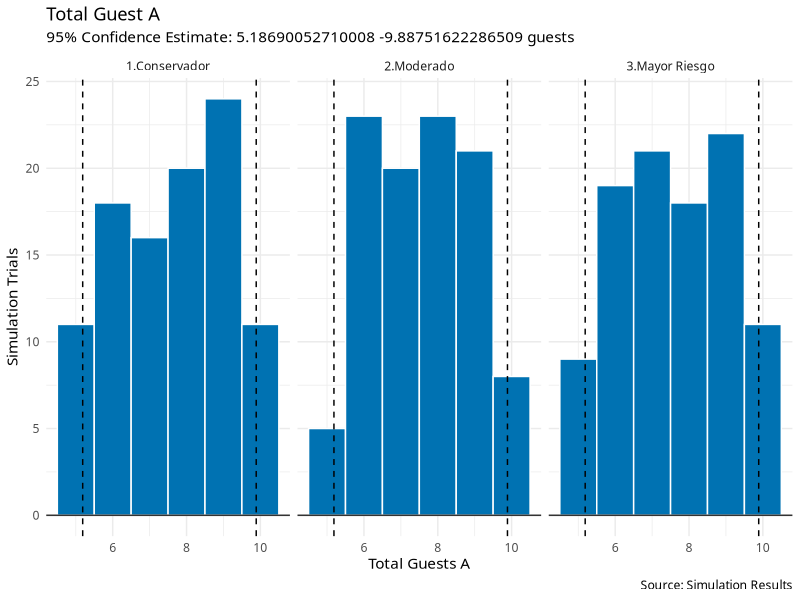
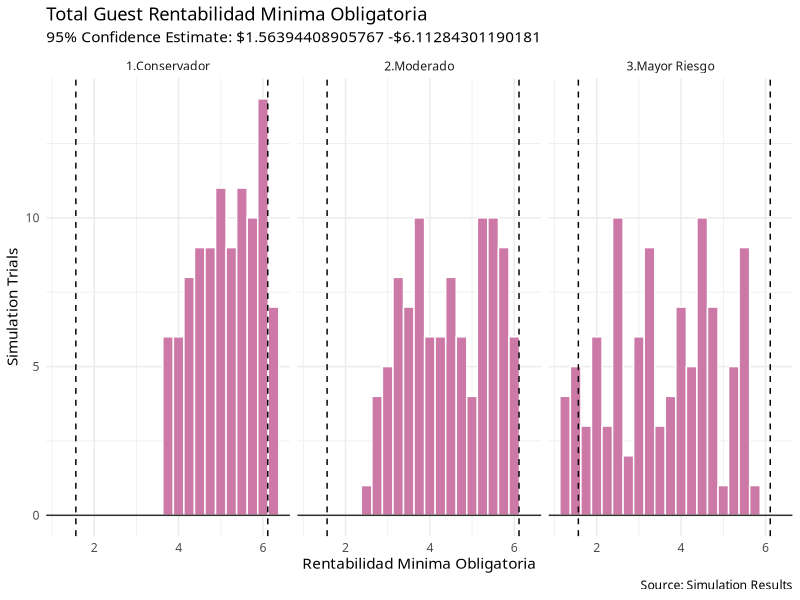
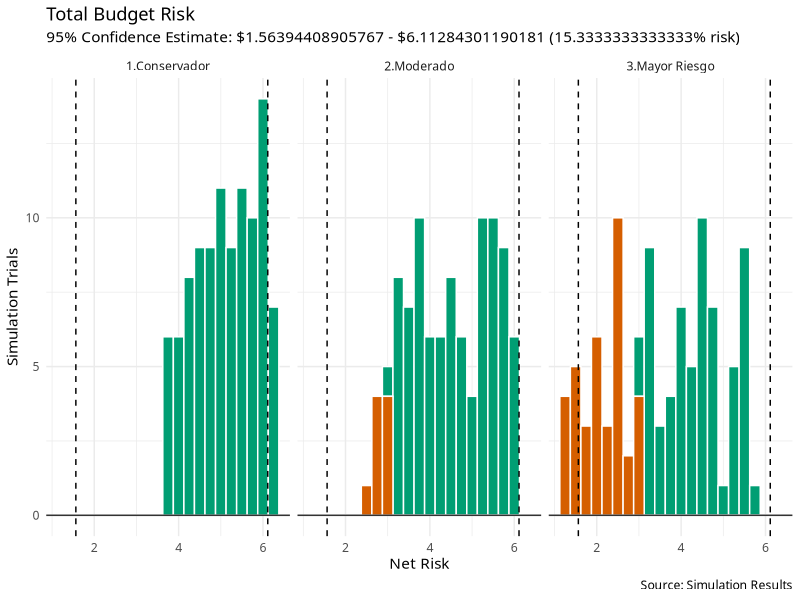

Recreate these plots in R, in order.
## ---- chunk 1
## @knitr setup

cat("\f")
rm(list = ls())

## ---- chunk 2
# customize output options 
knitr::opts_chunk$set(echo = TRUE, warning = FALSE, message = FALSE,
                      fig.width = 6, fig.asp = 0.618, out.width = "70%", 
                      fig.align = "center")

# libraries used in report
library(knitr)
library(kableExtra)
library(tidyverse)
library(glue)

# set theme for plots
theme_set(theme_minimal(base_family = "Avenir"))

# The palette with grey:
cbPalette <- c("#999999", "#E69F00", "#56B4E9", "#009E73", "#F0E442", 
               "#0072B2", "#D55E00", "#CC79A7")
## ---- chunk 3
# number of people invited

fondo <- c("SKANDIA","COLFONDOS","PORVENIR", "PROTECCION")

renta_1 <- c(6.37,6.11,6.11,5.89)
renta_2 <- c(8.45,8.44,8.12,7.61)
renta_3 <- c(8.26,7.34,5.99,5.77)


factor_Pond_1 <- c(0.098,0.242,0.330,0.330)
factor_Pond_2 <- c(0.103,0.330,0.237,0.330)
factor_Pond_3 <- c(0.169,0.171,0.330,0.330)



df_fondos_1 <- data.frame(fondo, factor_Pond_1,renta_1)
df_fondos_2 <- data.frame(fondo, factor_Pond_2,renta_2)
df_fondos_3 <- data.frame(fondo, factor_Pond_3,renta_3)


df_fondos_1 <- df_fondos_1 %>%
  mutate(prom_pond_1=factor_Pond_1*renta_1)
df_fondos_2 <- df_fondos_2 %>%
  mutate(prom_pond_2=factor_Pond_2*renta_2)
df_fondos_3 <- df_fondos_3 %>%
  mutate(prom_pond_3=factor_Pond_3*renta_3)

# number of people invited
A_1 <- df_fondos_1 %>%
  summarise(prom_pond_1=sum(prom_pond_1))
# number of people invited
A_1Z <- df_fondos_1 %>%
  summarise(prom_pond_1=sum(prom_pond_1))

A_2 <- df_fondos_2 %>%
  summarise(prom_pond_2=sum(prom_pond_2))
A_3 <- df_fondos_3 %>%
  summarise(prom_pond_3=sum(prom_pond_3))


# number of people invited
indice <- c("Ind Rent Variable Internacional MSCI ACWI",
            "Ind Rent Fija Internacional BARCLAYS Capital Global Agregate Bond",
            "Ind Agregado de Renta Variable Local-IARVL (COLCAP)",
            "Ind COLTES")
part_invertido_1 <- c(2298235463.76333,982817016.343087,1704779289.97705,16235150830.6536)
part_invertido_2 <- c(57028633920.6216,12568763186.6677,39471449781.4868,74340330935.1352)
part_invertido_3 <- c(2020736879.21706,155442161.076542,1418256481.21231,1147265796.74618)

renta_port_1 <- c(11.76,11.41,-8.31,7.92)
renta_port_2 <- c(14.08,8.96,-3.92,8.59)
renta_port_3 <- c(12.49,11.59,-3.43,9.09)

df_portafolio_1 <- data.frame(indice, part_invertido_1,renta_port_1)
df_portafolio_2 <- data.frame(indice, part_invertido_2,renta_port_2)
df_portafolio_3 <- data.frame(indice, part_invertido_3,renta_port_3)

tot_port_value_1 <- df_portafolio_1 %>%
  summarise(total_1=sum(part_invertido_1))
tot_port_value_2 <- df_portafolio_2 %>%
  summarise(total_2=sum(part_invertido_2))
tot_port_value_3 <- df_portafolio_3 %>%
  summarise(total_3=sum(part_invertido_3))

df_portafolio_1 <- df_portafolio_1 %>%
  mutate(p_tot_1=NA)
df_portafolio_2 <- df_portafolio_2 %>%
  mutate(p_tot_2=NA)
df_portafolio_3 <- df_portafolio_3 %>%
  mutate(p_tot_3=NA)

df_portafolio_1[is.na(df_portafolio_1)]<-tot_port_value_1
df_portafolio_2[is.na(df_portafolio_2)]<-tot_port_value_2
df_portafolio_3[is.na(df_portafolio_3)]<-tot_port_value_3

df_portafolio_1 <- data.frame(df_portafolio_1, tot_port_value_1)
df_portafolio_2 <- data.frame(df_portafolio_2, tot_port_value_2)
df_portafolio_3 <- data.frame(df_portafolio_3, tot_port_value_3)

df_portafolio_1<-df_portafolio_1 %>%
dplyr:: mutate(factor_Pond_1=part_invertido_1/total_1,
         prom_pond_1=factor_Pond_1*renta_port_1,
         mult0_1=prom_pond_1*0.3,
         mult1_1=prom_pond_1+mult0_1,
         mult2_1=prom_pond_1-mult0_1)

df_portafolio_2<-df_portafolio_2 %>%
dplyr:: mutate(factor_Pond_2=part_invertido_2/total_2,
         prom_pond_2=factor_Pond_2*renta_port_2,
         mult0_2=prom_pond_2*0.35,
         mult1_2=prom_pond_2+mult0_2,
         mult2_2=prom_pond_2-mult0_2)

df_portafolio_3<-df_portafolio_3 %>%
dplyr:: mutate(factor_Pond_3=part_invertido_3/total_3,
         prom_pond_3=factor_Pond_3*renta_port_3,
         mult0_3=prom_pond_3*0.4,
         mult1_3=prom_pond_3+mult0_3,
         mult2_3=prom_pond_3-mult0_3)

df_portafolio_1 <-dplyr:: mutate(df_portafolio_1,prom_pond2_1=ifelse(prom_pond_1<=0,mult1_1,mult2_1))
df_portafolio_2 <-dplyr:: mutate(df_portafolio_2,prom_pond2_2=ifelse(prom_pond_2<=0,mult1_2,mult2_2))
df_portafolio_3 <-dplyr:: mutate(df_portafolio_3,prom_pond2_3=ifelse(prom_pond_3<=0,mult1_3,mult2_3))
         
# number of people invited
B_1 <- df_portafolio_1 %>%
  summarise(prom_pond_1=sum(prom_pond_1))
B_1Z <- df_portafolio_1 %>%
  summarise(prom_pond_1=sum(prom_pond_1))


# number of people invited
B_2 <- df_portafolio_2 %>%
  summarise(prom_pond_2=sum(prom_pond_2))


# number of people invited
B_2Z <- df_portafolio_2 %>%
  summarise(prom_pond_2=sum(prom_pond_2))



# number of people invited
B_3 <- df_portafolio_3 %>%
  summarise(prom_pond_3=sum(prom_pond_3))
# number of people invited
B_3Z <- df_portafolio_3 %>%
  summarise(prom_pond_3=sum(prom_pond_3))



B2_1 <- df_portafolio_1 %>%
  summarise(prom_pond_1=sum(prom_pond2_1))

B2_1Z <- df_portafolio_1 %>%
  summarise(prom_pond_1=sum(prom_pond2_1))

B2_2 <- df_portafolio_2 %>%
  summarise(prom_pond_2=sum(prom_pond2_2))

B2_2Z <- df_portafolio_2 %>%
  summarise(prom_pond_2=sum(prom_pond2_2))


B2_3 <- df_portafolio_3 %>%
  summarise(prom_pond_3=sum(prom_pond2_3))

B2_3Z <- df_portafolio_3 %>%
  summarise(prom_pond_3=sum(prom_pond2_3))


# number of people invited
disminucion <- 0.3
disminucion_1Z <- 0.3
disminucion_2 <- 0.35
disminucion_2Z <- 0.35

disminucion_3 <- 0.4
disminucion_3Z <- 0.4

## ---- chunk 4
# function to calculate total cost
calculate_RENT_min_OBL_1 <- function(A_1, 
                                   B_1, B2_1,
                                   disminucion) {
  # calculate added guest cost
  rent_min_oblig1_1 <- ((A_1)*(1-disminucion)+((B_1)*disminucion))
  rent_min_oblig2_1 <- ((A_1-(A_1*0.3))*(1-disminucion))  +((B2_1)*disminucion)
  rent_min_oblig3_1 <- rent_min_oblig1_1-2

    # add to fixed cost
  rent_min_obl_tot_1 <- min(rent_min_oblig1_1,rent_min_oblig2_1,rent_min_oblig3_1)
  return(rent_min_obl_tot_1)
}
calculate_RENT_min_OBL_1Z <- function( B_1, B2_1,
                                   disminucion,A_1Z) {
  # calculate added guest cost
  rent_min_oblig1_1Z <- ((A_1Z)*(1-disminucion)+((B_1Z)*disminucion))
  rent_min_oblig2_1Z <- ((A_1Z-(A_1Z*0.3))*(1-disminucion))  +((B2_1Z)*disminucion)
  rent_min_oblig3_1Z <- rent_min_oblig1_1Z-2

    # add to fixed cost
  rent_min_obl_tot_1Z <- min(rent_min_oblig1_1Z,rent_min_oblig2_1Z,rent_min_oblig3_1Z)
  return(rent_min_obl_tot_1Z)
}
calculate_RENT_min_OBL_2 <- function(A_2, 
                                   B_2, B2_2,
                                   disminucion) {
  # calculate added guest cost
  rent_min_oblig1_2 <- ((A_2)*(1-0.2)+((B_2)*0.2))
  rent_min_oblig2_2 <- ((A_2-(A_2*0.35))*(1-0.2))  +((B2_2)*0.2)
  rent_min_oblig3_2 <- rent_min_oblig1_2-3

    # add to fixed cost
  rent_min_obl_tot_2 <- min(rent_min_oblig1_2,rent_min_oblig2_2,rent_min_oblig3_2)
  return(rent_min_obl_tot_2)
}
calculate_RENT_min_OBL_2Z <- function(B_2, B2_2,
                                   disminucion,A_1Z ) {
  # calculate added guest cost
  rent_min_oblig1_2Z <- ((A_1Z)*(1-0.2)+((B_2)*0.2))
  rent_min_oblig2_2Z <- ((A_1Z-(A_1Z*0.35))*(1-0.2))  +((B2_2)*0.2)
  rent_min_oblig3_2Z <- rent_min_oblig1_2Z-3

    # add to fixed cost
  rent_min_obl_tot_2Z <- min(rent_min_oblig1_2Z,rent_min_oblig2_2Z,rent_min_oblig3_2Z)
  return(rent_min_obl_tot_2Z)
}
calculate_RENT_min_OBL_3 <- function(A_3, 
                                   B_3, B2_3,
                                   disminucion) {
  # calculate added guest cost
  rent_min_oblig1_3 <- ((A_3)*(1-0.1)+((B_3)*0.1))
  rent_min_oblig2_3 <- ((A_3-(A_3*0.4))*(1-0.1))  +((B2_3)*0.1)
  rent_min_oblig3_3 <- rent_min_oblig1_3-4

    # add to fixed cost
  rent_min_obl_tot_3 <- min(rent_min_oblig1_3,rent_min_oblig2_3,rent_min_oblig3_3)
  return(rent_min_obl_tot_3)
}
calculate_RENT_min_OBL_3Z <- function(B_3, B2_3,
                                   disminucion,A_1Z) {
  # calculate added guest cost
  rent_min_oblig1_3Z <- ((A_1Z)*(1-0.1)+((B_3)*0.1))
  rent_min_oblig2_3Z <- ((A_1Z-(A_1Z*0.4))*(1-0.1))  +((B2_3)*0.1)
  rent_min_oblig3_3Z <- rent_min_oblig1_3Z-4

    # add to fixed cost
  rent_min_obl_tot_3Z <- min(rent_min_oblig1_3Z,rent_min_oblig2_3Z,rent_min_oblig3_3Z)
  return(rent_min_obl_tot_3Z)
}
# function to calculate total cost
class_RENT_min_OBL_1 <- function(A_1, 
                                   B_1, B2_1,
                                   disminucion) {
  # calculate added guest cost
  rent_min_oblig1_1 <- ((A_1)*(1-disminucion)+((B_1)*disminucion))
  rent_min_oblig2_1 <- ((A_1-(A_1*0.3))*(1-disminucion))  +((B2_1)*disminucion)
  rent_min_oblig3_1 <- rent_min_oblig1_1-2

    # add to fixed cost
  rent_min_obl_tot_1 <- min(rent_min_oblig1_1,rent_min_oblig2_1,rent_min_oblig3_1)
  
  class_rent_1<- ifelse(rent_min_obl_tot_1 == rent_min_oblig1_1, "(A*70%)+(B*30%)",
                  ifelse(rent_min_obl_tot_1 == rent_min_oblig2_1, "((A*70%)+(B*30%)DISMINUIDO EN UN 30%)",  "(A*70%)+(B*30%) MENOS 2%"))
  return(class_rent_1)
}

class_RENT_min_OBL_1Z <- function(B_1, B2_1,
                                   disminucion,A_1Z) {
  # calculate added guest cost
  rent_min_oblig1_1Z <- ((A_1Z)*(1-disminucion)+((B_1)*disminucion))
  rent_min_oblig2_1Z <- ((A_1Z-(A_1Z*0.3))*(1-disminucion))  +((B2_1)*disminucion)
  rent_min_oblig3_1Z <- rent_min_oblig1_1Z-2

    # add to fixed cost
  rent_min_obl_tot_1Z <- min(rent_min_oblig1_1Z,rent_min_oblig2_1Z,rent_min_oblig3_1Z)
    # add to fixed cost
  class_rent_1Z<- ifelse(rent_min_obl_tot_1Z == rent_min_oblig1_1Z, "(A*70%)+(B*30%)",
                  ifelse(rent_min_obl_tot_1Z == rent_min_oblig2_1Z, "((A*70%)+(B*30%)DISMINUIDO EN UN 30%)",  "(A*70%)+(B*30%) MENOS 2%"))
  return(class_rent_1Z)
}

class_RENT_min_OBL_2 <- function(A_2, 
                                   B_2, B2_2,
                                   disminucion_2) {
  # calculate added guest cost
  rent_min_oblig1_2 <- ((A_2)*(1-0.2)+((B_2)*0.2))
  rent_min_oblig2_2 <- ((A_2-(A_2*0.35))*(1-0.2))  +((B2_2)*0.2)
  rent_min_oblig3_2 <- rent_min_oblig1_2-3

    # add to fixed cost
  rent_min_obl_tot_2 <- min(rent_min_oblig1_2,rent_min_oblig2_2,rent_min_oblig3_2)
  class_rent_2<- ifelse(rent_min_obl_tot_2 == rent_min_oblig1_2, "(A*80%)+(B*20%)",
                  ifelse(rent_min_obl_tot_2 == rent_min_oblig2_2, "((A*80%)+(B*20%)DISMINUIDO EN UN 35%)",  "(A*80%)+(B*20%) MENOS 3%"))
  return(class_rent_2)
}

class_RENT_min_OBL_2Z <- function(B_2, B2_2,
                                   disminucion,A_1Z ) {
  # calculate added guest cost
  rent_min_oblig1_2Z <- ((A_1Z)*(1-0.2)+((B_2)*0.2))
  rent_min_oblig2_2Z <- ((A_1Z-(A_1Z*0.35))*(1-0.2))  +((B2_2)*0.2)
  rent_min_oblig3_2Z <- rent_min_oblig1_2Z-3

    # add to fixed cost
  rent_min_obl_tot_2Z <- min(rent_min_oblig1_2Z,rent_min_oblig2_2Z,rent_min_oblig3_2Z)
  class_rent_2Z<- ifelse(rent_min_obl_tot_2Z == rent_min_oblig1_2Z, "(A*80%)+(B*20%)",
                  ifelse(rent_min_obl_tot_2Z == rent_min_oblig2_2Z, "((A*80%)+(B*20%)DISMINUIDO EN UN 35%)",  "(A*80%)+(B*20%) MENOS 3%"))
  return(class_rent_2Z)
}



class_RENT_min_OBL_3 <- function(A_3, 
                                   B_3, B2_3,
                                   disminucion_3) {
  # calculate added guest cost
  rent_min_oblig1_3 <- ((A_3)*(1-0.1)+((B_3)*0.1))
  rent_min_oblig2_3 <- ((A_3-(A_3*0.4))*(1-0.1))  +((B2_3)*0.1)
  rent_min_oblig3_3 <- rent_min_oblig1_3-4

    # add to fixed cost
  rent_min_obl_tot_3 <- min(rent_min_oblig1_3,rent_min_oblig2_3,rent_min_oblig3_3)
  class_rent_3<- ifelse(rent_min_obl_tot_3 == rent_min_oblig1_3, "(A*90%)+(B*10%)",
                  ifelse(rent_min_obl_tot_3 == rent_min_oblig2_3, "((A*90%)+(B*10%)DISMINUIDO EN UN 40%)",  "(A*90%)+(B*10%) MENOS 4%"))
  return(class_rent_3)
}
class_RENT_min_OBL_3Z <- function(B_3, B2_3,
                                   disminucion,A_1Z) {
  # calculate added guest cost
  rent_min_oblig1_3Z <- ((A_1Z)*(1-0.1)+((B_3Z)*0.1))
  rent_min_oblig2_3Z <- ((A_1Z-(A_1Z*0.4))*(1-0.1))  +((B2_3Z)*0.1)
  rent_min_oblig3_3Z <- rent_min_oblig1_3Z-4

    # add to fixed cost
  rent_min_obl_tot_3Z <- min(rent_min_oblig1_3Z,rent_min_oblig2_3Z,rent_min_oblig3_3Z)
  class_rent_3Z<- ifelse(rent_min_obl_tot_3Z == rent_min_oblig1_3Z, "(A*90%)+(B*10%)",
                  ifelse(rent_min_obl_tot_3Z == rent_min_oblig2_3Z, "((A*90%)+(B*10%)DISMINUIDO EN UN 40%)",  "(A*90%)+(B*10%) MENOS 4%"))
  return(class_rent_3Z)
}




# expected total cost
expected_rent_1 <- calculate_RENT_min_OBL_1(A_1, 
                                   B_1, B2_1,
                                   disminucion)
# expected total cost
expected_rent_1Z <- calculate_RENT_min_OBL_1Z(A_1Z, 
                                   B_1Z, B2_1Z,
                                   disminucion)


expected_rent_2 <- calculate_RENT_min_OBL_2(A_2, 
                                   B_2, B2_2,
                                   disminucion)
expected_rent_3 <- calculate_RENT_min_OBL_3(A_3, 
                                   B_3, B2_3,
                                   disminucion)

class_rent_1 <- class_RENT_min_OBL_1(A_1, 
                                   B_1, B2_1,
                                   disminucion)
class_rent_2 <- class_RENT_min_OBL_2(A_2, 
                                   B_2, B2_2,
                                   disminucion)
class_rent_3 <- class_RENT_min_OBL_3(A_3, 
                                   B_3, B2_3,
                                   disminucion)


# convert to dataframe for printing
expected_results_1 <- data.frame(A   = round(A_1,2),
                               B   = round(B_1,2),
                               Rent_Min_Obl     = round(expected_rent_1,2),
                               Class_Rent = class_rent_1,
                               Type="Conservardor"
                              )
expected_results_2 <- data.frame(A   = round(A_2,2),
                               B   = round(B_2,2),
                               Rent_Min_Obl     = round(expected_rent_2,2),
                               Class_Rent = class_rent_2,
                               Type="Moderado"
                              )
expected_results_3 <- data.frame(A   = round(A_3,2),
                               B   = round(B_3,2),
                               Rent_Min_Obl     = round(expected_rent_3,2),
                               Class_Rent = class_rent_3,
                               Type="Mayor Riesgo"
                              )

colnames(expected_results_1)<-cbind("A","B","Rent_Min_Obl", "Class_Rent","Escenario")
colnames(expected_results_2)<-cbind("A","B","Rent_Min_Obl", "Class_Rent","Escenario")
colnames(expected_results_3)<-cbind("A","B","Rent_Min_Obl", "Class_Rent","Escenario")


expected_results_t<-rbind(expected_results_1,expected_results_2)
expected_results_t<-rbind(expected_results_t,expected_results_3)

# print results
kableExtra::kable(expected_results_t) %>%
  kable_styling(c("striped", "bordered"), full_width = F, position = "left")


## ---- chunk 5
# function to return a sample of guests for a single trial
sample_guests <- function(n, p) {
  # sum of random sample of size n with prob p of attending
  count <- sum(rbinom(n, 1, p))
}
## ---- chunk 6
simulate_weddings_1 <- function(k, n, p,
                               B_1, B2_1,
                                   disminucion,A_1) {
  
A_1Z  <- replicate(
    # for k trials...
    k, runif(1, min = n-5, max = n),
    # sample n guests of probability p_1 to p_2
    sample_guests(A_1, p = runif(1, min = p[1], max = p[2]))
  )
df_1 <- data.frame(A_1Z) %>%
    as.tibble() %>%
    mutate(trial = row_number(),
           Rent_Min_Obl= 0,
           Class_Rent="",
           Escenario=""
           )

for ( i  in 1:nrow(df_1)){
  "seleccione el individuo i"
  bar_1_i <- df_1[i,]
  id_1 <- bar_1_i$A_1Z
 #print( id)
total_cost_i =calculate_RENT_min_OBL_1Z(B_1, B2_1,
                                  disminucion,id_1)

CLASS_cost_i =class_RENT_min_OBL_1Z(B_1, B2_1,
                                  disminucion,id_1)


#print( total_cost_i)
df_1[i,3] <- total_cost_i
df_1[i,4] <- CLASS_cost_i
df_1[i,5] <- "1.Conservador"

df_1<-df_1%>%
  mutate(PorDebajRetiro = case_when(
      Rent_Min_Obl <3.03 ~ "< Rentabilidad Minima Retiro Programado (3.03)",
      Rent_Min_Obl == 3.03 ~ "Rentabilidad Minima Retiro Programado (3.03)",
      Rent_Min_Obl > 3.03 ~ "> Rentabilidad Minima Retiro Programado (3.03)"),
      # used for coloring risk profile
      PorDebajRetiro = factor(PorDebajRetiro, levels = c("> Rentabilidad Minima Retiro Programado (3.03)", "Rentabilidad Minima Retiro Programado (3.03)", "< Rentabilidad Minima Retiro Programado (3.03)"))
    ) 
}
return(df_1)
}
## ---- chunk 7
simulate_weddings_2 <- function(k, n, p,
                               B_2, B2_2,
                                   disminucion,A_1) {
  
A_1Z  <- replicate(
    # for k trials...
    k, runif(1, min = n-5, max = n),
    # sample n guests of probability p_1 to p_2
    sample_guests(A_1, p = runif(1, min = p[1], max = p[2]))
  )


df_2 <- data.frame(A_1Z) %>%
    as.tibble() %>%
    mutate(trial = row_number(),
           Rent_Min_Obl= 0,
           Class_Rent="",
           Escenario=""
           
           )

for ( i  in 1:nrow(df_2)){
  "seleccione el individuo i"
  bar_2_i <- df_2[i,]
  id_2 <- bar_2_i$A_1Z
 #print( id)
total_cost_2_i =calculate_RENT_min_OBL_2Z(B_2, B2_2,
                                  disminucion+0.05,id_2)

CLASS_cost_2_i =class_RENT_min_OBL_2Z(B_2, B2_2,
                                  disminucion+0.05,id_2)

#print( total_cost_i)
df_2[i,3] <- total_cost_2_i
df_2[i,4] <- CLASS_cost_2_i
df_2[i,5] <- "2.Moderado"

df_2<-df_2%>%
  mutate(PorDebajRetiro = case_when(
      Rent_Min_Obl <3.03 ~ "< Rentabilidad Minima Retiro Programado (3.03)",
      Rent_Min_Obl == 3.03 ~ "Rentabilidad Minima Retiro Programado (3.03)",
      Rent_Min_Obl > 3.03 ~ "> Rentabilidad Minima Retiro Programado (3.03)"),
      # used for coloring risk profile
      PorDebajRetiro = factor(PorDebajRetiro, levels = c("> Rentabilidad Minima Retiro Programado (3.03)", "Rentabilidad Minima Retiro Programado (3.03)", "< Rentabilidad Minima Retiro Programado (3.03)"))
    ) 


 }
return(df_2)
}
## ---- chunk 8
simulate_weddings_3 <- function(k, n, p,
                               B_3, B2_3,
                                   disminucion,A_1) {
  
A_1Z  <- replicate(
    # for k trials...
    k, runif(1, min = n-5, max = n),
    # sample n guests of probability p_1 to p_2
    sample_guests(A_1, p = runif(1, min = p[1], max = p[2]))
  )

df_3 <- data.frame(A_1Z) %>%
    as.tibble() %>%
    mutate(trial = row_number(),
           Rent_Min_Obl= 0,
           Class_Rent="",
           Escenario=""
           )

for ( i  in 1:nrow(df_3)){
  "seleccione el individuo i"
  bar_3_i <- df_3[i,]
  id_3 <- bar_3_i$A_1Z
 #print( id)
total_cost_3_i =calculate_RENT_min_OBL_3Z(B_3, B2_3,
                                  disminucion+0.1,id_3)

CLASS_cost_3_i =class_RENT_min_OBL_3Z(B_3, B2_3,
                                   disminucion+0.1,id_3)

#print( total_cost_i)
df_3[i,3] <- total_cost_3_i
df_3[i,4] <- CLASS_cost_3_i
df_3[i,5] <- "3.Mayor Riesgo"


df_3<-df_3%>%
  mutate(PorDebajRetiro = case_when(
      Rent_Min_Obl <3.03 ~ "< Rentabilidad Minima Retiro Programado (3.03)",
      Rent_Min_Obl == 3.03 ~ "Rentabilidad Minima Retiro Programado (3.03)",
      Rent_Min_Obl > 3.03 ~ "> Rentabilidad Minima Retiro Programado (3.03)"),
      # used for coloring risk profile
      PorDebajRetiro = factor(PorDebajRetiro, levels = c("> Rentabilidad Minima Retiro Programado (3.03)", "Rentabilidad Minima Retiro Programado (3.03)", "< Rentabilidad Minima Retiro Programado (3.03)"))
    ) 
 }
return(df_3)
}
## ---- chunk 9
guest_sim_tbl1 <- simulate_weddings_1(k = 100, 
                                   n = 10, 
                                   p = c(0.3, 0.85),
                                   A_1 = 6.063, 
                                   B_1 = B_1, 
                                   B2_1 = B2_1, 
                                   disminucion = 0.3)

guest_sim_tbl2 <- simulate_weddings_2(k = 100, 
                                   n = 10, 
                                   p = c(0.3, 0.85),
                                   A_1 = 6.063, 
                                   B_2 = B_2, 
                                   B2_2 = B2_2,
                                   disminucion = 0.3)

guest_sim_tbl3 <- simulate_weddings_3(k = 100, 
                                   n = 10, 
                                   p = c(0.3, 0.85),
                                   A_1 = 6.063, 
                                   B_3 = B_3,
                                   B2_3 = B2_3,
                                   disminucion = 0.3)

## ---- chunk 10
df_final<-rbind(guest_sim_tbl1,guest_sim_tbl2)
df_final<-rbind(df_final,guest_sim_tbl3)

## ---- chunk 11
# preview of simulation data
df_final %>%
  slice(1:50) %>%
  kableExtra::kable() %>%
  kable_styling(c("striped", "bordered"), full_width = F, position = "left")
## ---- chunk 12
# rentabilidad minima Especial de retiro Programado
rent_min_esp_retiro_progr <- 3.03
## ---- chunk 13
# function to provide recommendation based on simulation outcomes
recommend <- function(df_final, rent_min_esp_retiro_progr) {
  
  # percentage of simulations that go over budget
  risk_pct <- df_final %>%
    summarize(mean(Rent_Min_Obl < 3.03)) %>% 
    pull()
  
  # determine if risk percentage exceeds tolerance
  recommendation <- ifelse(risk_pct > rent_min_esp_retiro_progr, "> Rentabilidad Minima Retiro Programado (3.03)","< Rentabilidad Minima Retiro Programado (3.03)")
  
  return(recommendation)
}
## ---- chunk 14
# plot guest count distribution with 95% confidence interval
plot_guest_count <- function(df_final) {
  
  # generate 2.5 and 97.5 percentiles from simulation data
  ci_int_guest <- quantile(df_final$A_1Z, p = c(0.025, .975))
  
  # create histogram plot of results
  p <- df_final %>%
    ggplot(aes(A_1Z)) +
    geom_histogram(binwidth = 1, 
                   fill = cbPalette[6],
                   color = "white") +
    geom_hline(yintercept = 0, size = .5, colour="#333333") +
    geom_vline(xintercept = ci_int_guest[1], linetype = "dashed") +
    geom_vline(xintercept = ci_int_guest[2], linetype = "dashed") +
    labs(title = "Total Guest A",
         subtitle = glue("95% Confidence Estimate: {ci_int_guest[1]} -",
                         "{ci_int_guest[2]} guests"),
         x = "Total Guests A",
         y = "Simulation Trials",
         caption = "Source: Simulation Results")+ 
  facet_wrap(Escenario~.)
  
  return(p) 
}
# plot cost distribution with 95% confidence interval
plot_cost <- function(df_final, Rent_Min_Obl = 0.25) {
  
  ci_int_cost <- quantile(df_final$Rent_Min_Obl, p = c(0.025, .975))
  # create histogram of results
  p <- df_final %>%
    ggplot(aes(Rent_Min_Obl)) +
    # histogram bin size should be equal to per guest variable cost
    geom_histogram(binwidth = Rent_Min_Obl,
                   fill = cbPalette[8],
                   color = "white") +
    geom_hline(yintercept = 0, size = .5, colour="#333333") +
    labs(title = "Total Guest Rentabilidad Minima Obligatoria",
         subtitle = glue("95% Confidence Estimate: ${ci_int_cost[1]} -",
                         "${ci_int_cost[2]}"),
         x = "Rentabilidad Minima Obligatoria",
         y = "Simulation Trials",
         caption = "Source: Simulation Results") +
    geom_vline(xintercept = ci_int_cost[1], linetype = "dashed") +
    geom_vline(xintercept = ci_int_cost[2], linetype = "dashed")+ 
  facet_wrap(.~Escenario)
  
  return(p)
}


# plot the risk profile with probability of going over budget
plot_risk <- function(df_final, Rent_Min_Obl = 0.25) {
  
  ci_int_risk <- quantile(df_final$Rent_Min_Obl, p = c(0.025, .975))
  
  # risk profile
  p_over_budget <- df_final %>%
    summarise(p_val = mean(Rent_Min_Obl < 3.03))
  
  # plot risk profile with 95% confidence interval
  p <- df_final %>%
    # color histrogram bins based on positive/negative risk
    ggplot(aes(Rent_Min_Obl, fill = PorDebajRetiro)) +
    # histogram bin size should be equal to per guest variable cost
    geom_histogram(binwidth = Rent_Min_Obl,
                   color = "white") +
    geom_hline(yintercept = 0, size = .5, colour = "#333333") +
    scale_fill_manual(values = c(cbPalette[4], cbPalette[5], cbPalette[7])) +
    labs(title = "Total Budget Risk",
         subtitle = glue("95% Confidence Estimate: ${ci_int_risk[1]} - ${ci_int_risk[2]} ",
                         "({p_over_budget * 100}% risk)"),
         x = "Net Risk",
         y = "Simulation Trials",
         caption = "Source: Simulation Results") +
    guides(fill = FALSE) +
    geom_vline(xintercept = ci_int_risk[1], linetype = "dashed") +
    geom_vline(xintercept = ci_int_risk[2], linetype = "dashed")+ 
  facet_wrap(.~Escenario)
  
  # if there are no even budget outcomes
 if (length(unique(df_final$PorDebajRetiro)) <3.03) {
    p <- p +
      scale_fill_manual(values = c(cbPalette[4], cbPalette[7]))
  }
  
  return(p)
}



# plot the distribution of recommendation outcomes
plot_recommendation <- function(df_final, rent_min_esp_retiro_progr) {
  
  # get recommendation for subtitle
  ovr_recommendation <- recommend(df_final, rent_min_esp_retiro_progr)
  
  # build main plot
  p <- df_final %>%
    ggplot(aes(PorDebajRetiro, fill = PorDebajRetiro)) +
    # convert counts to percentages
    geom_bar(aes(y = (..count..) / sum(..count..))) + 
    scale_y_continuous(labels = function(x) glue("{round(x , 2)}%")) +
    labs(
      title = "Recommendation Outcomes",
      subtitle = glue("Overall Recommendation: {ovr_recommendation}"),
      x = "",
      y = "Simulation Trials",
      caption = "Source: Simulation Results"
    ) +
    guides(fill = FALSE) +
    geom_hline(yintercept = 0, size = .5, colour = "#333333") +
    # add dashed line for risk tolernace
    geom_hline(yintercept = rent_min_esp_retiro_progr, linetype = "dashed")+ 
  facet_wrap(.~Escenario)
  
  # if risk tolerance is exceeded, color the Invite Less bar 
  if (mean(df_final$Rent_Min_Obl < 3.03) >= rent_min_esp_retiro_progr) {
    p <- p + 
      scale_fill_manual(values = c(cbPalette[1], cbPalette[7]))
  } else {
    # else color the Invite All bar
    p <- p + 
      scale_fill_manual(values = c(cbPalette[4], cbPalette[1]))
  }
  
  return(p)
}

## ---- chunk 15
plot_guest_count(df_final)
## ---- chunk 16
plot_cost(df_final)
## ---- chunk 17
plot_risk(df_final)
